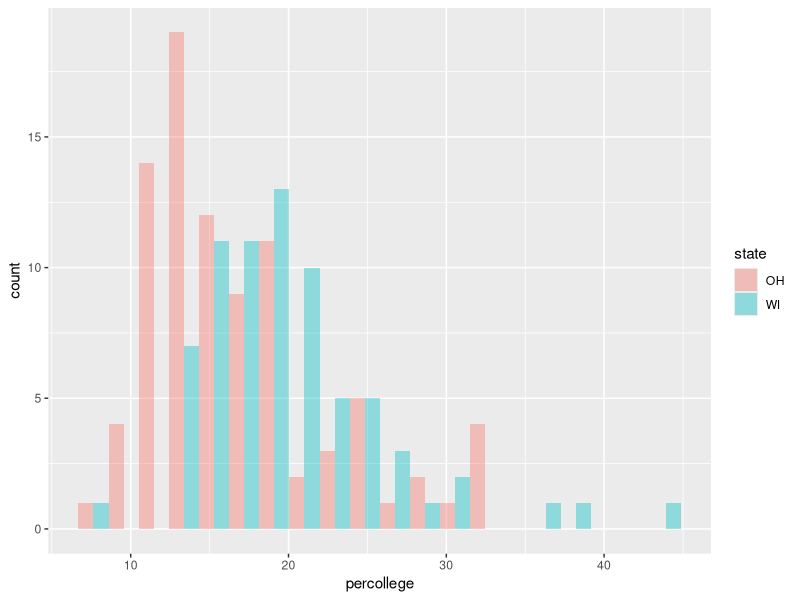

R code for this plot: (Note: this script raises an error after producing the figure.)
## ---- chunk 1
library(tidyverse)
oh_wi <- c("OH", "WI")

p <- ggplot(data = subset(midwest, subset = state %in% oh_wi),
            mapping = aes(x = percollege, fill = state))
p + geom_histogram(alpha = 0.4, bins = 20, position = "dodge")
## ---- chunk 2
library(tidyverse)
p <- ggplot(data = c, mapping = aes(x = pop, y = gdpPercap))
p + geom_line()
